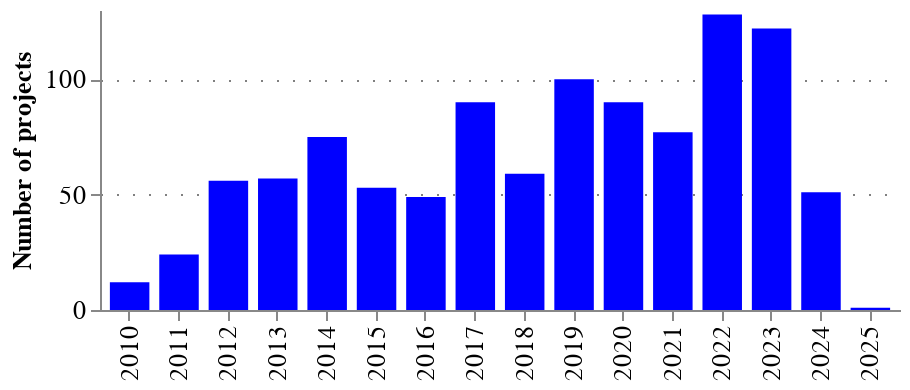

The cell this chart's notebook holds for it:
### Code cell
ts_df = (
    analysis_gtr.get_timeseries(selected_df, period='year', min_year=2010, max_year=2025, description_column="abstractText")
    .assign(amount = lambda df: df.amount / 1_000_000)
)
fig = charts.ts_bar(
    ts_df,
    variable='n_projects',
    variable_title="Number of projects",
    category_column="_category",
)
charts.configure_plots(fig, chart_title="")

### Figure 1 — Vega-Lite specification as saved in the notebook (floating-point values rounded to 4 significant figures)
{"config": {"title": {"font": "Averta", "anchor": "start"}, "subtitle": {"font": "Averta"}, "axis": {"labelFont": "Averta", "titleFont": "Averta", "gridColor": "grey", "gridDash": [1, 7], "labelFontSize": 13, "titleFontSize": 13}, "header": {"labelFont": "Averta", "titleFont": "Averta"}, "legend": {"labelFont": "Averta", "titleFont": "Averta", "labelFontSize": 13, "titleFontSize": 13}, "range": {"category": ["#0000FF", "#FDB633", "#18A48C", "#9A1BBE", "#EB003B", "#FF6E47", "#646363", "#0F294A", "#97D9E3", "#A59BEE", "#F6A4B7", "#D2C9C0", "#FFFFFF", "#000000"], "ordinal": {"scheme": ["#0000FF", "#FDB633", "#18A48C", "#9A1BBE", "#EB003B", "#FF6E47", "#646363", "#0F294A", "#97D9E3", "#A59BEE", "#F6A4B7", "#D2C9C0", "#FFFFFF", "#000000"]}}, "view": {"strokeWidth": 0}}, "data": {"name": "data-3f3d7f4494aa2c8e1cec938d88d94f3a"}, "mark": {"type": "bar", "fillOpacity": 1, "filled": true, "strokeOpacity": 1, "strokeWidth": 1.5}, "encoding": {"color": {"field": "_category", "legend": null, "type": "nominal"}, "tooltip": [{"field": "_category", "title": "", "type": "nominal"}, {"field": "year", "title": "", "type": "ordinal"}, {"field": "n_projects", "format": ",.3f", "title": "Number of projects", "type": "quantitative"}], "x": {"field": "year", "title": "", "type": "ordinal"}, "xOffset": {"field": "_category", "type": "nominal"}, "y": {"field": "n_projects", "title": "Number of projects", "type": "quantitative"}}, "height": 150, "title": {"anchor": "start", "text": "", "fontSize": 16, "subtitle": "", "subtitleFont": "Averta", "subtitleFontSize": 13}, "width": 400, "$schema": "https://vega.github.io/schema/vega-lite/v5.20.1.json", "datasets": {"data-3f3d7f4494aa2c8e1cec938d88d94f3a": [{"time_period": "2010-01-01T00:00:00", "year": 2010, "n_projects": 12, "amount": 3.463, "amount_median": 156400.0, "_category": "category"}, {"time_period": "2011-01-01T00:00:00", "year": 2011, "n_projects": 24, "amount": 13.32, "amount_median": 193000.0, "_category": "category"}, {"time_period": "2012-01-01T00:00:00", "year": 2012, "n_projects": 56, "amount": 12.8, "amount_median": 102000.0, "_category": "category"}, {"time_period": "2013-01-01T00:00:00", "year": 2013, "n_projects": 57, "amount": 25.38, "amount_median": 69770.0, "_category": "category"}, {"time_period": "2014-01-01T00:00:00", "year": 2014, "n_projects": 75, "amount": 27.36, "amount_median": 38640.0, "_category": "category"}, {"time_period": "2015-01-01T00:00:00", "year": 2015, "n_projects": 53, "amount": 6.951, "amount_median": 70670.0, "_category": "category"}, {"time_period": "2016-01-01T00:00:00", "year": 2016, "n_projects": 49, "amount": 18.06, "amount_median": 204200.0, "_category": "category"}, {"time_period": "2017-01-01T00:00:00", "year": 2017, "n_projects": 90, "amount": 30.11, "amount_median": 149200.0, "_category": "category"}, {"time_period": "2018-01-01T00:00:00", "year": 2018, "n_projects": 59, "amount": 14.62, "amount_median": 143300.0, "_category": "category"}, {"time_period": "2019-01-01T00:00:00", "year": 2019, "n_projects": 100, "amount": 50.45, "amount_median": 171200.0, "_category": "category"}, {"time_period": "2020-01-01T00:00:00", "year": 2020, "n_projects": 90, "amount": 35.9, "amount_median": 111200.0, "_category": "category"}, {"time_period": "2021-01-01T00:00:00", "year": 2021, "n_projects": 77, "amount": 46.15, "amount_median": 46980.0, "_category": "category"}, {"time_period": "2022-01-01T00:00:00", "year": 2022, "n_projects": 128, "amount": 39.02, "amount_median": 116300.0, "_category": "category"}, {"time_period": "2023-01-01T00:00:00", "year": 2023, "n_projects": 122, "amount": 63.73, "amount_median": 287300.0, "_category": "category"}, {"time_period": "2024-01-01T00:00:00", "year": 2024, "n_projects": 51, "amount": 39.93, "amount_median": 251300.0, "_category": "category"}, {"time_period": "2025-01-01T00:00:00", "year": 2025, "n_projects": 1, "amount": 0.5357, "amount_median": 535700.0, "_category": "category"}]}}
